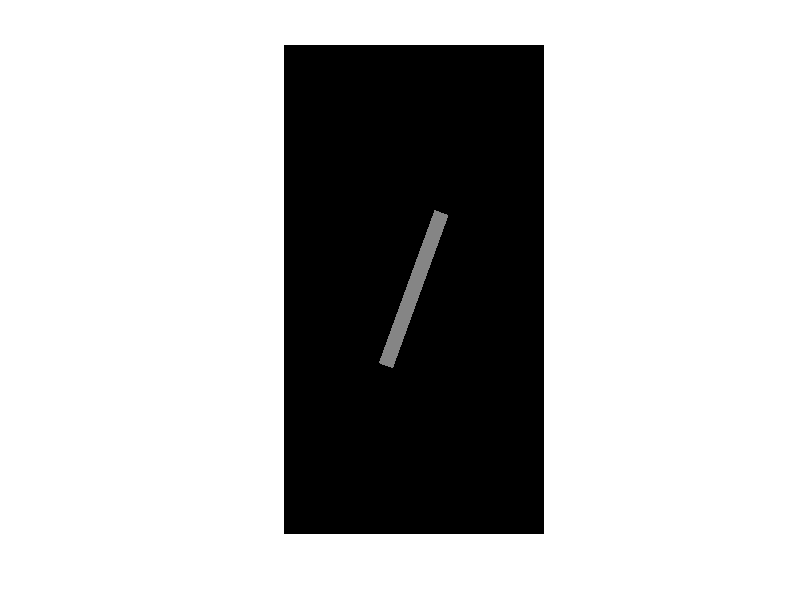

Write MATLAB code to recreate this figure.
%%% Create Lines for switching training.
%%%
%%% created by Yu-Shiang Su (2015/10/16)

%% Setting
% picture size
pic_wid = 400;
pic_len = 750;

rec_length = 250;

% Brightness
rec_maxbrightness = 1;          %Max line transparency, 1 for white
rec_minbrightness = 0.4;       %Min line transparency, 0 for black
brightness_lv = 2;              %levels for line transparency

% Angle
rec_maxangle = +20;
rec_minangle = -20;
angle_lv = 2;

% Thickness
rec_maxthickness = 55;
rec_minthickness = 15;
thickness_lv = 2;
     

%% Loops for creating picture and save
for brightness_cond = 0:1
    for angle_cond = 0:1
        for thickness_cond = 0:1
            for location_cond = 0:1
                for brightness_lv_counter = 1:brightness_lv
                    for angle_lv_counter = 1:angle_lv
                        for thickness_lv_counter = 1:thickness_lv

% define rectangle characteristics
switch brightness_cond   % BRight/DArk
    case 0
        line_COND.brightness = 'BRight';
        rec_brightness = ((rec_maxbrightness - rec_minbrightness)/5 * 1)/ (brightness_lv - 1) * (brightness_lv_counter - 1) + ...
            (rec_maxbrightness- ((rec_maxbrightness - rec_minbrightness)/5 * 1));
    case 1
        line_COND.brightness = 'DArk';
        rec_brightness = ((rec_maxbrightness - rec_minbrightness)/5 * 1)/ (brightness_lv - 1) * (brightness_lv_counter - 1) + ...
            rec_minbrightness;
end

switch angle_cond   % VErtical/HOrizontal
    case 0
        line_COND.angle = 'HOrizontal';
        rec_angle = (rec_maxangle - rec_minangle)/(angle_lv-1) * (angle_lv_counter-1) + (90 + rec_minangle);
    case 1
        line_COND.angle = 'VErtical';
        rec_angle = (rec_maxangle - rec_minangle)/(angle_lv-1) * (angle_lv_counter-1) + rec_minangle;
end

switch thickness_cond  % THick/NArrow
    case 0
        line_COND.thickness = 'THick';
        rec_thickness = ((rec_maxthickness - rec_minthickness)/5 * 1)/ (thickness_lv-1) * (thickness_lv_counter-1) + ...
            (rec_maxthickness- ((rec_maxthickness - rec_minthickness)/5 * 1));
    case 1
        line_COND.thickness = 'NAick';
        rec_thickness = ((rec_maxthickness - rec_minthickness)/5 * 1)/ (thickness_lv-1) * (thickness_lv_counter-1) + ...
            rec_minthickness;
end

fprintf('%s%0.2f%s%s%0.2f%s%s%0.2f\n', line_COND.brightness(1:2), rec_brightness, ' ,', line_COND.angle(1:2), rec_angle, ' ,',...
    line_COND.thickness(1:2), rec_thickness)

%% define the coordinates of 4 points for the rectangle
x1 = (pic_wid/2) - (sind(rec_angle)*rec_length/2) - (cosd(rec_angle)*rec_thickness/2);
x2 = (pic_wid/2) - (sind(rec_angle)*rec_length/2) + (cosd(rec_angle)*rec_thickness/2);
x3 = (pic_wid/2) + (sind(rec_angle)*rec_length/2) + (cosd(rec_angle)*rec_thickness/2);
x4 = (pic_wid/2) + (sind(rec_angle)*rec_length/2) - (cosd(rec_angle)*rec_thickness/2);
y1 = (pic_len/2) + (cosd(rec_angle)*rec_length/2) - (sind(rec_angle)*rec_thickness/2);
y2 = (pic_len/2) + (cosd(rec_angle)*rec_length/2) + (sind(rec_angle)*rec_thickness/2);
y3 = (pic_len/2) - (cosd(rec_angle)*rec_length/2) + (sind(rec_angle)*rec_thickness/2);
y4 = (pic_len/2) - (cosd(rec_angle)*rec_length/2) - (sind(rec_angle)*rec_thickness/2);

%% define picture file name
pic_name = ['line_' ...
    line_COND.brightness(1:2) num2str(brightness_lv_counter) '_' ...
    line_COND.angle(1:2) num2str(angle_lv_counter) '_' ...
    line_COND.thickness(1:2) num2str(thickness_lv_counter) '.jpg'];

%% create picture for drawing
pic_img = imshow(zeros(pic_len, pic_wid));

%% Draw Line!
patch([x1 x2 x3 x4], [y1 y2 y3 y4], [1 1 1], ...
    'EdgeColor', 'none', 'FaceAlpha', rec_brightness)

%% Transform updated graphic to image
upd_img = getframe(gca);
img2save = frame2im(upd_img);    

%% Save the image
imwrite(img2save, pic_name);
close figure 1



                        end
                    end
                end
            end
        end
    end
end